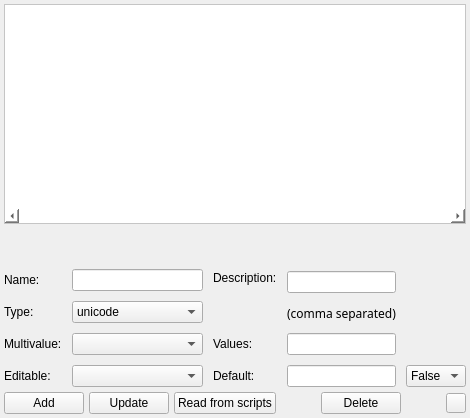
      <widget class="QWidget" name="tab_3">
       <attribute name="title">
        <string>Properties</string>
       </attribute>
       <layout class="QVBoxLayout" name="verticalLayout_3">
        <property name="spacing">
         <number>5</number>
        </property>
        <property name="leftMargin">
         <number>4</number>
        </property>
        <property name="topMargin">
         <number>4</number>
        </property>
        <property name="rightMargin">
         <number>4</number>
        </property>
        <property name="bottomMargin">
         <number>4</number>
        </property>
        <item>
         <widget class="QTableView" name="tblProperties">
          <property name="minimumSize">
           <size>
            <width>0</width>
            <height>220</height>
           </size>
          </property>
          <property name="styleSheet">
           <string notr="true">background-color: rgb(255, 255, 255);
alternate-background-color: rgb(218, 224, 241);
selection-color: rgb(255, 255, 0);
selection-background-color: rgb(51, 153, 255);
</string>
          </property>
          <property name="horizontalScrollBarPolicy">
           <enum>Qt::ScrollBarAlwaysOn</enum>
          </property>
          <property name="sizeAdjustPolicy">
           <enum>QAbstractScrollArea::AdjustToContents</enum>
          </property>
          <property name="alternatingRowColors">
           <bool>true</bool>
          </property>
          <property name="selectionMode">
           <enum>QAbstractItemView::SingleSelection</enum>
          </property>
          <property name="selectionBehavior">
           <enum>QAbstractItemView::SelectRows</enum>
          </property>
          <property name="horizontalScrollMode">
           <enum>QAbstractItemView::ScrollPerPixel</enum>
          </property>
          <property name="sortingEnabled">
           <bool>true</bool>
          </property>
          <property name="wordWrap">
           <bool>false</bool>
          </property>
          <property name="cornerButtonEnabled">
           <bool>false</bool>
          </property>
          <attribute name="horizontalHeaderStretchLastSection">
           <bool>true</bool>
          </attribute>
         </widget>
        </item>
        <item>
         <layout class="QHBoxLayout" name="horizontalLayout_11">
          <property name="spacing">
           <number>10</number>
          </property>
          <property name="sizeConstraint">
           <enum>QLayout::SetFixedSize</enum>
          </property>
          <property name="leftMargin">
           <number>0</number>
          </property>
          <item>
           <layout class="QGridLayout" name="gridLayout_2">
            <item row="2" column="0">
             <widget class="QLabel" name="label_15">
              <property name="text">
               <string>Name:</string>
              </property>
              <property name="alignment">
               <set>Qt::AlignLeading|Qt::AlignLeft|Qt::AlignVCenter</set>
              </property>
             </widget>
            </item>
            <item row="3" column="2">
             <widget class="QComboBox" name="cmbPropType">
              <property name="currentText">
               <string notr="true">unicode</string>
              </property>
              <item>
               <property name="text">
                <string>unicode</string>
               </property>
              </item>
              <item>
               <property name="text">
                <string>bool</string>
               </property>
              </item>
             </widget>
            </item>
            <item row="3" column="0">
             <widget class="QLabel" name="label_16">
              <property name="text">
               <string>Type:</string>
              </property>
             </widget>
            </item>
            <item row="6" column="0">
             <widget class="QLabel" name="label_17">
              <property name="text">
               <string>Multivalue:</string>
              </property>
             </widget>
            </item>
            <item row="2" column="2">
             <widget class="QLineEdit" name="inpPropName">
              <property name="sizePolicy">
               <sizepolicy hsizetype="Expanding" vsizetype="Fixed">
                <horstretch>0</horstretch>
                <verstretch>0</verstretch>
               </sizepolicy>
              </property>
              <property name="alignment">
               <set>Qt::AlignLeading|Qt::AlignLeft|Qt::AlignTop</set>
              </property>
             </widget>
            </item>
            <item row="7" column="0">
             <widget class="QLabel" name="label_18">
              <property name="text">
               <string>Editable:</string>
              </property>
             </widget>
            </item>
            <item row="7" column="2">
             <widget class="QComboBox" name="cmbPropEdit">
              <property name="currentText">
               <string notr="true"/>
              </property>
              <item>
               <property name="text">
                <string/>
               </property>
              </item>
              <item>
               <property name="text">
                <string>False</string>
               </property>
              </item>
              <item>
               <property name="text">
                <string>True</string>
               </property>
              </item>
             </widget>
            </item>
            <item row="6" column="2">
             <widget class="QComboBox" name="cmbPropMulti">
              <property name="currentText">
               <string notr="true"/>
              </property>
              <item>
               <property name="text">
                <string/>
               </property>
              </item>
              <item>
               <property name="text">
                <string>False</string>
               </property>
              </item>
              <item>
               <property name="text">
                <string>True</string>
               </property>
              </item>
             </widget>
            </item>
            <item row="1" column="2">
             <spacer name="verticalSpacer">
              <property name="orientation">
               <enum>Qt::Vertical</enum>
              </property>
              <property name="sizeType">
               <enum>QSizePolicy::Expanding</enum>
              </property>
              <property name="sizeHint" stdset="0">
               <size>
                <width>20</width>
                <height>40</height>
               </size>
              </property>
             </spacer>
            </item>
           </layout>
          </item>
          <item>
           <layout class="QGridLayout" name="gridLayout_4">
            <item row="1" column="0">
             <widget class="QLabel" name="label_19">
              <property name="text">
               <string>Description:</string>
              </property>
              <property name="alignment">
               <set>Qt::AlignLeading|Qt::AlignLeft|Qt::AlignTop</set>
              </property>
             </widget>
            </item>
            <item row="7" column="0">
             <widget class="QLabel" name="label_30">
              <property name="sizePolicy">
               <sizepolicy hsizetype="Preferred" vsizetype="Preferred">
                <horstretch>0</horstretch>
                <verstretch>0</verstretch>
               </sizepolicy>
              </property>
              <property name="text">
               <string>Default:</string>
              </property>
             </widget>
            </item>
            <item row="7" column="2">
             <widget class="QComboBox" name="cmbPropDef">
              <property name="currentText">
               <string notr="true">False</string>
              </property>
              <item>
               <property name="text">
                <string>False</string>
               </property>
              </item>
              <item>
               <property name="text">
                <string>True</string>
               </property>
              </item>
             </widget>
            </item>
            <item row="7" column="1">
             <widget class="QLineEdit" name="inpPropDef"/>
            </item>
            <item row="5" column="1">
             <widget class="QLabel" name="lblPropHint">
              <property name="minimumSize">
               <size>
                <width>0</width>
                <height>20</height>
               </size>
              </property>
              <property name="font">
               <font>
                <family>Sans Serif</family>
                <pointsize>9</pointsize>
                <weight>50</weight>
                <italic>false</italic>
                <bold>false</bold>
               </font>
              </property>
              <property name="styleSheet">
               <string notr="true">font: 9pt &quot;Sans Serif&quot;;</string>
              </property>
              <property name="text">
               <string>(comma separated)</string>
              </property>
             </widget>
            </item>
            <item row="6" column="1">
             <widget class="QLineEdit" name="inpPropVal"/>
            </item>
            <item row="6" column="0">
             <widget class="QLabel" name="label_29">
              <property name="text">
               <string>Values:</string>
              </property>
             </widget>
            </item>
            <item row="0" column="1">
             <spacer name="verticalSpacer_2">
              <property name="orientation">
               <enum>Qt::Vertical</enum>
              </property>
              <property name="sizeType">
               <enum>QSizePolicy::Expanding</enum>
              </property>
              <property name="sizeHint" stdset="0">
               <size>
                <width>20</width>
                <height>25</height>
               </size>
              </property>
             </spacer>
            </item>
            <item row="1" column="1">
             <widget class="QLineEdit" name="inpPropDesc"/>
            </item>
           </layout>
          </item>
         </layout>
        </item>
        <item>
         <layout class="QHBoxLayout" name="horizontalLayout_10">
          <item>
           <widget class="QPushButton" name="btnPropAdd">
            <property name="text">
             <string>Add</string>
            </property>
            <property name="icon">
             <iconset>
              <disabledon>:/images/smallIcons_931.ico</disabledon>
             </iconset>
            </property>
           </widget>
          </item>
          <item>
           <widget class="QPushButton" name="btnPropModify">
            <property name="text">
             <string>Update</string>
            </property>
            <property name="icon">
             <iconset>
              <disabledon>:/images/smallIcons_928.ico</disabledon>
             </iconset>
            </property>
           </widget>
          </item>
          <item>
           <widget class="QPushButton" name="btnPropRead">
            <property name="text">
             <string>Read from scripts</string>
            </property>
            <property name="icon">
             <iconset>
              <disabledoff>:/images/smallIcons_299.ico</disabledoff>
             </iconset>
            </property>
           </widget>
          </item>
          <item>
           <spacer name="horizontalSpacer_5">
            <property name="orientation">
             <enum>Qt::Horizontal</enum>
            </property>
            <property name="sizeHint" stdset="0">
             <size>
              <width>40</width>
              <height>20</height>
             </size>
            </property>
           </spacer>
          </item>
          <item>
           <widget class="QPushButton" name="btnPropDelete">
            <property name="text">
             <string>Delete</string>
            </property>
            <property name="icon">
             <iconset>
              <disabledon>:/images/smallIcons_930.ico</disabledon>
             </iconset>
            </property>
           </widget>
          </item>
          <item>
           <spacer name="horizontalSpacer_6">
            <property name="orientation">
             <enum>Qt::Horizontal</enum>
            </property>
            <property name="sizeHint" stdset="0">
             <size>
              <width>40</width>
              <height>20</height>
             </size>
            </property>
           </spacer>
          </item>
          <item>
           <widget class="QPushButton" name="btnHelpProperties">
            <property name="maximumSize">
             <size>
              <width>20</width>
              <height>20</height>
             </size>
            </property>
            <property name="text">
             <string/>
            </property>
            <property name="icon">
             <iconset>
              <disabledon>:/images/smallIcons_1461.ico</disabledon>
             </iconset>
            </property>
           </widget>
          </item>
         </layout>
        </item>
       </layout>
      </widget>
